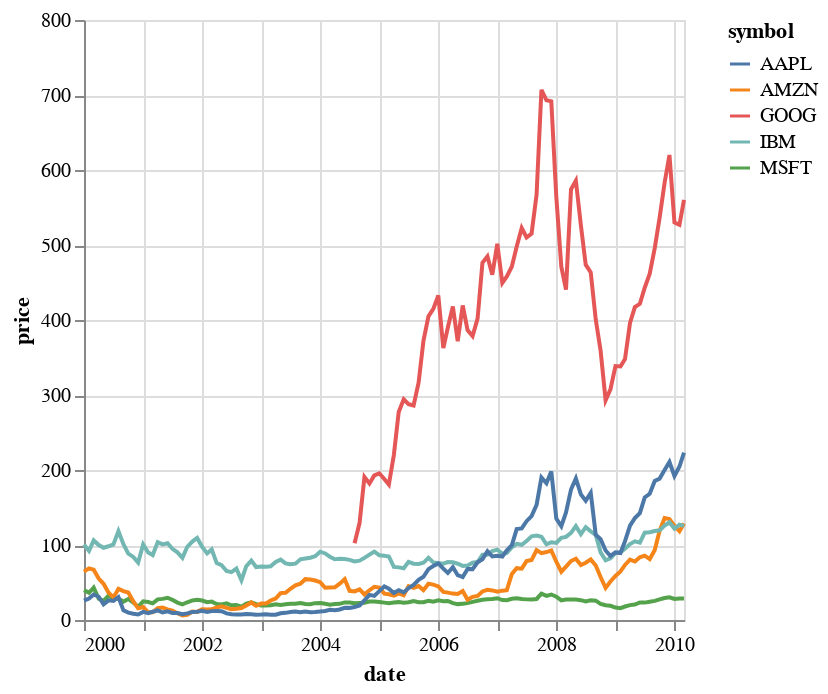

Write notebook code for a chart like this one.
### Code cell
import altair as alt
from vega_datasets import data

source = data.stocks()

alt.Chart(source).mark_line().encode(
    x='date:T',
    y='price:Q',
    color='symbol:N',
)
# No channel encoding options are specified in this chart
# so the code is the same as for the method-based syntax.

### Figure 1 — Vega-Lite specification as saved in the notebook (floating-point values rounded to 4 significant figures; data arrays with more than 128 entries replaced by an {"elided": "..."} marker saying what was removed)
{"config": {"view": {"continuousWidth": 300, "continuousHeight": 300}}, "data": {"name": "data-96e857a61c6b623bafe23440d582a500"}, "mark": {"type": "line"}, "encoding": {"color": {"field": "symbol", "type": "nominal"}, "x": {"field": "date", "type": "temporal"}, "y": {"field": "price", "type": "quantitative"}}, "$schema": "https://vega.github.io/schema/vega-lite/v5.15.1.json", "datasets": {"data-96e857a61c6b623bafe23440d582a500": {"elided": "560 records"}}}
